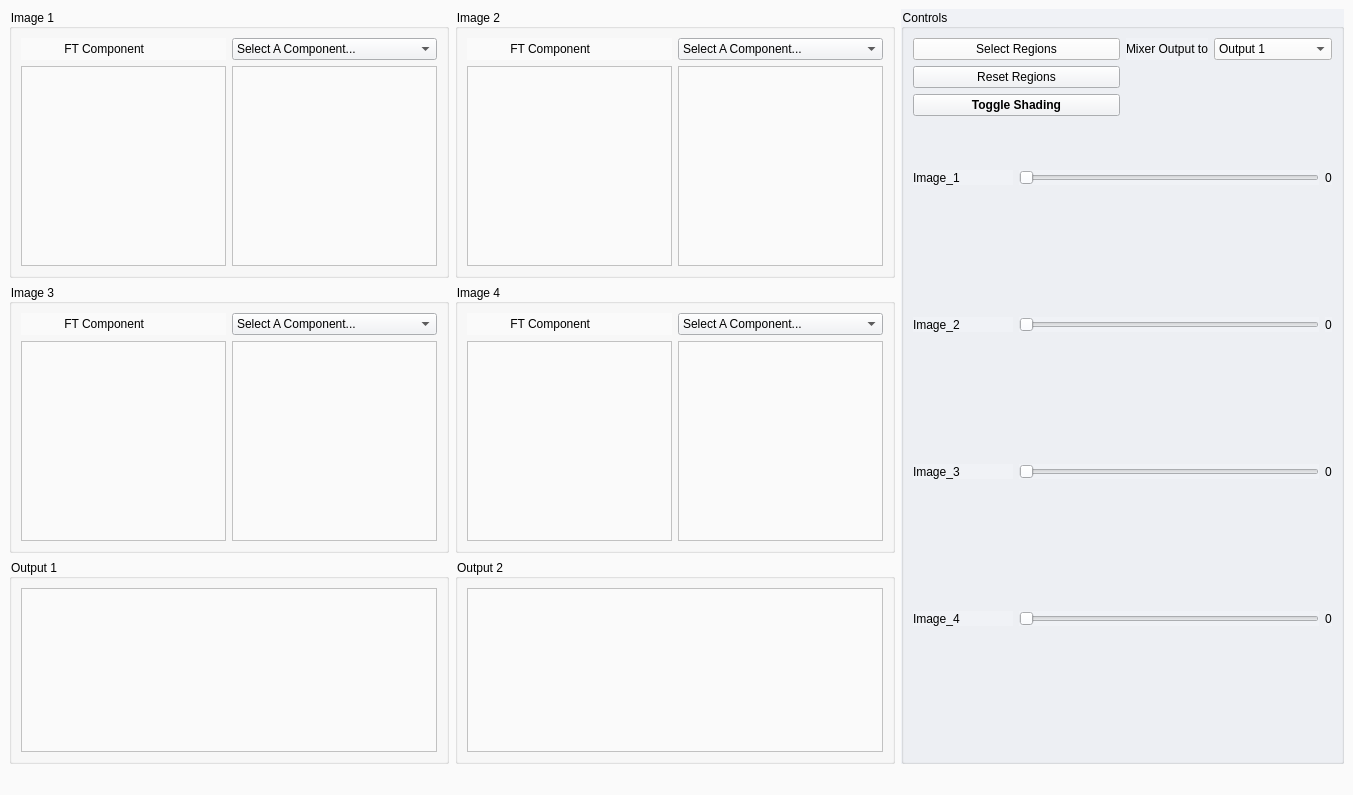
<?xml version="1.0" encoding="UTF-8"?>
<ui version="4.0">
 <class>MainWindow</class>
 <widget class="QMainWindow" name="MainWindow">
  <property name="geometry">
   <rect>
    <x>0</x>
    <y>0</y>
    <width>1353</width>
    <height>795</height>
   </rect>
  </property>
  <property name="windowTitle">
   <string>MainWindow</string>
  </property>
  <property name="styleSheet">
   <string notr="true">background-color: #fafafa;</string>
  </property>
  <widget class="QWidget" name="centralwidget">
   <layout class="QGridLayout" name="gridLayout_14">
    <item row="0" column="0">
     <layout class="QGridLayout" name="gridLayout_11">
      <item row="0" column="0">
       <widget class="QGroupBox" name="groupBox">
        <property name="title">
         <string>Image 1</string>
        </property>
        <layout class="QGridLayout" name="gridLayout_2">
         <item row="0" column="0">
          <layout class="QGridLayout" name="gridLayout">
           <item row="0" column="0">
            <widget class="QLabel" name="label_11">
             <property name="text">
              <string>             FT Component</string>
             </property>
            </widget>
           </item>
           <item row="1" column="0">
            <widget class="QGraphicsView" name="label_img_1">
             <property name="minimumSize">
              <size>
               <width>200</width>
               <height>200</height>
              </size>
             </property>
            </widget>
           </item>
           <item row="1" column="1">
            <widget class="QGraphicsView" name="FT_label_1">
             <property name="minimumSize">
              <size>
               <width>200</width>
               <height>200</height>
              </size>
             </property>
            </widget>
           </item>
           <item row="0" column="1">
            <widget class="QComboBox" name="FT_img1">
             <property name="styleSheet">
              <string notr="true">background-color: #f0f2f6;</string>
             </property>
             <item>
              <property name="text">
               <string>Select A Component...</string>
              </property>
             </item>
             <item>
              <property name="text">
               <string>Magnitude</string>
              </property>
             </item>
             <item>
              <property name="text">
               <string>Phase</string>
              </property>
             </item>
             <item>
              <property name="text">
               <string>Real</string>
              </property>
             </item>
             <item>
              <property name="text">
               <string>Imaginary</string>
              </property>
             </item>
            </widget>
           </item>
          </layout>
         </item>
        </layout>
       </widget>
      </item>
      <item row="1" column="1">
       <widget class="QGroupBox" name="groupBox_2">
        <property name="title">
         <string>Image 4</string>
        </property>
        <layout class="QGridLayout" name="gridLayout_3">
         <item row="0" column="0">
          <layout class="QGridLayout" name="gridLayout_4">
           <item row="1" column="1">
            <widget class="QGraphicsView" name="FT_label_4">
             <property name="minimumSize">
              <size>
               <width>200</width>
               <height>200</height>
              </size>
             </property>
            </widget>
           </item>
           <item row="0" column="0">
            <widget class="QLabel" name="label_14">
             <property name="text">
              <string>             FT Component</string>
             </property>
            </widget>
           </item>
           <item row="1" column="0">
            <widget class="QGraphicsView" name="label_img_4">
             <property name="minimumSize">
              <size>
               <width>200</width>
               <height>200</height>
              </size>
             </property>
            </widget>
           </item>
           <item row="0" column="1">
            <widget class="QComboBox" name="FT_img4">
             <property name="styleSheet">
              <string notr="true">background-color: #f0f2f6;</string>
             </property>
             <item>
              <property name="text">
               <string>Select A Component...</string>
              </property>
             </item>
             <item>
              <property name="text">
               <string>Magnitude</string>
              </property>
             </item>
             <item>
              <property name="text">
               <string>Phase</string>
              </property>
             </item>
             <item>
              <property name="text">
               <string>Real</string>
              </property>
             </item>
             <item>
              <property name="text">
               <string>Imaginary</string>
              </property>
             </item>
            </widget>
           </item>
          </layout>
         </item>
        </layout>
       </widget>
      </item>
      <item row="0" column="1">
       <widget class="QGroupBox" name="groupBox_5">
        <property name="title">
         <string>Image 2</string>
        </property>
        <layout class="QGridLayout" name="gridLayout_5">
         <item row="0" column="0">
          <layout class="QGridLayout" name="gridLayout_6">
           <item row="1" column="1">
            <widget class="QGraphicsView" name="FT_label_2">
             <property name="minimumSize">
              <size>
               <width>200</width>
               <height>200</height>
              </size>
             </property>
            </widget>
           </item>
           <item row="1" column="0">
            <widget class="QGraphicsView" name="label_img_2">
             <property name="minimumSize">
              <size>
               <width>200</width>
               <height>200</height>
              </size>
             </property>
            </widget>
           </item>
           <item row="0" column="0">
            <widget class="QLabel" name="label_13">
             <property name="text">
              <string>             FT Component</string>
             </property>
            </widget>
           </item>
           <item row="0" column="1">
            <widget class="QComboBox" name="FT_img2">
             <property name="styleSheet">
              <string notr="true">background-color: #f0f2f6;</string>
             </property>
             <item>
              <property name="text">
               <string>Select A Component...</string>
              </property>
             </item>
             <item>
              <property name="text">
               <string>Magnitude</string>
              </property>
             </item>
             <item>
              <property name="text">
               <string>Phase</string>
              </property>
             </item>
             <item>
              <property name="text">
               <string>Real</string>
              </property>
             </item>
             <item>
              <property name="text">
               <string>Imaginary</string>
              </property>
             </item>
            </widget>
           </item>
          </layout>
         </item>
        </layout>
       </widget>
      </item>
      <item row="1" column="0">
       <widget class="QGroupBox" name="groupBox_3">
        <property name="title">
         <string>Image 3</string>
        </property>
        <layout class="QGridLayout" name="gridLayout_7">
         <item row="0" column="0">
          <layout class="QGridLayout" name="gridLayout_8">
           <item row="1" column="0">
            <widget class="QGraphicsView" name="label_img_3">
             <property name="minimumSize">
              <size>
               <width>200</width>
               <height>200</height>
              </size>
             </property>
            </widget>
           </item>
           <item row="0" column="0">
            <widget class="QLabel" name="label_12">
             <property name="text">
              <string>             FT Component</string>
             </property>
            </widget>
           </item>
           <item row="1" column="1">
            <widget class="QGraphicsView" name="FT_label_3">
             <property name="minimumSize">
              <size>
               <width>200</width>
               <height>200</height>
              </size>
             </property>
            </widget>
           </item>
           <item row="0" column="1">
            <widget class="QComboBox" name="FT_img3">
             <property name="styleSheet">
              <string notr="true">background-color: #f0f2f6;</string>
             </property>
             <item>
              <property name="text">
               <string>Select A Component...</string>
              </property>
             </item>
             <item>
              <property name="text">
               <string>Magnitude</string>
              </property>
             </item>
             <item>
              <property name="text">
               <string>Phase</string>
              </property>
             </item>
             <item>
              <property name="text">
               <string>Real</string>
              </property>
             </item>
             <item>
              <property name="text">
               <string>Imaginary</string>
              </property>
             </item>
            </widget>
           </item>
          </layout>
         </item>
        </layout>
       </widget>
      </item>
     </layout>
    </item>
    <item row="0" column="1" rowspan="2">
     <widget class="QGroupBox" name="groupBox_8">
      <property name="minimumSize">
       <size>
        <width>0</width>
        <height>0</height>
       </size>
      </property>
      <property name="maximumSize">
       <size>
        <width>500</width>
        <height>1000</height>
       </size>
      </property>
      <property name="styleSheet">
       <string notr="true">background-color: #f0f2f6;</string>
      </property>
      <property name="title">
       <string>Controls</string>
      </property>
      <layout class="QGridLayout" name="gridLayout_16">
       <item row="0" column="0" colspan="2">
        <layout class="QGridLayout" name="gridLayout_15">
         <item row="3" column="0">
          <spacer name="verticalSpacer_5">
           <property name="orientation">
            <enum>Qt::Vertical</enum>
           </property>
           <property name="sizeHint" stdset="0">
            <size>
             <width>20</width>
             <height>40</height>
            </size>
           </property>
          </spacer>
         </item>
         <item row="1" column="0">
          <widget class="QPushButton" name="reset_region_button">
           <property name="text">
            <string>Reset Regions</string>
           </property>
          </widget>
         </item>
         <item row="0" column="0">
          <widget class="QPushButton" name="rectangle_region_button">
           <property name="minimumSize">
            <size>
             <width>50</width>
             <height>0</height>
            </size>
           </property>
           <property name="maximumSize">
            <size>
             <width>6000</width>
             <height>16777215</height>
            </size>
           </property>
           <property name="styleSheet">
            <string notr="true">background-color: #fafafa;</string>
           </property>
           <property name="text">
            <string>Select Regions</string>
           </property>
          </widget>
         </item>
         <item row="0" column="1">
          <layout class="QFormLayout" name="formLayout_4">
           <item row="0" column="0">
            <widget class="QLabel" name="label_15">
             <property name="minimumSize">
              <size>
               <width>0</width>
               <height>0</height>
              </size>
             </property>
             <property name="maximumSize">
              <size>
               <width>6000</width>
               <height>16777215</height>
              </size>
             </property>
             <property name="text">
              <string>Mixer Output to</string>
             </property>
            </widget>
           </item>
           <item row="0" column="1">
            <widget class="QComboBox" name="choose_output">
             <property name="minimumSize">
              <size>
               <width>0</width>
               <height>0</height>
              </size>
             </property>
             <property name="maximumSize">
              <size>
               <width>6000</width>
               <height>16777215</height>
              </size>
             </property>
             <property name="styleSheet">
              <string notr="true">background-color: #fafafa;</string>
             </property>
             <item>
              <property name="text">
               <string>Output 1</string>
              </property>
             </item>
             <item>
              <property name="text">
               <string>Output 2</string>
              </property>
             </item>
            </widget>
           </item>
          </layout>
         </item>
         <item row="3" column="1">
          <spacer name="verticalSpacer_6">
           <property name="orientation">
            <enum>Qt::Vertical</enum>
           </property>
           <property name="sizeHint" stdset="0">
            <size>
             <width>20</width>
             <height>40</height>
            </size>
           </property>
          </spacer>
         </item>
         <item row="2" column="0">
          <widget class="QPushButton" name="toggle_shading_button">
           <property name="font">
            <font>
             <weight>75</weight>
             <bold>true</bold>
             <underline>false</underline>
            </font>
           </property>
           <property name="autoFillBackground">
            <bool>false</bool>
           </property>
           <property name="text">
            <string>Toggle Shading</string>
           </property>
           <property name="flat">
            <bool>false</bool>
           </property>
          </widget>
         </item>
        </layout>
       </item>
       <item row="2" column="1">
        <spacer name="verticalSpacer">
         <property name="orientation">
          <enum>Qt::Vertical</enum>
         </property>
         <property name="sizeHint" stdset="0">
          <size>
           <width>20</width>
           <height>40</height>
          </size>
         </property>
        </spacer>
       </item>
       <item row="6" column="1">
        <spacer name="verticalSpacer_3">
         <property name="orientation">
          <enum>Qt::Vertical</enum>
         </property>
         <property name="sizeHint" stdset="0">
          <size>
           <width>20</width>
           <height>40</height>
          </size>
         </property>
        </spacer>
       </item>
       <item row="3" column="0" colspan="2">
        <layout class="QFormLayout" name="formLayout_6">
         <item row="0" column="0">
          <widget class="QLabel" name="Image2">
           <property name="minimumSize">
            <size>
             <width>100</width>
             <height>0</height>
            </size>
           </property>
           <property name="text">
            <string>Image_2</string>
           </property>
          </widget>
         </item>
         <item row="0" column="1">
          <layout class="QFormLayout" name="formLayout_9">
           <item row="0" column="0">
            <widget class="QSlider" name="ft_img_slider2">
             <property name="minimumSize">
              <size>
               <width>300</width>
               <height>0</height>
              </size>
             </property>
             <property name="orientation">
              <enum>Qt::Horizontal</enum>
             </property>
            </widget>
           </item>
           <item row="0" column="1">
            <widget class="QLabel" name="Image_weight2">
             <property name="text">
              <string>0</string>
             </property>
            </widget>
           </item>
          </layout>
         </item>
        </layout>
       </item>
       <item row="9" column="1">
        <spacer name="verticalSpacer_4">
         <property name="orientation">
          <enum>Qt::Vertical</enum>
         </property>
         <property name="sizeHint" stdset="0">
          <size>
           <width>20</width>
           <height>40</height>
          </size>
         </property>
        </spacer>
       </item>
       <item row="7" column="0" colspan="2">
        <layout class="QFormLayout" name="formLayout_8">
         <item row="0" column="0">
          <widget class="QLabel" name="Image4">
           <property name="minimumSize">
            <size>
             <width>100</width>
             <height>0</height>
            </size>
           </property>
           <property name="text">
            <string>Image_4</string>
           </property>
          </widget>
         </item>
         <item row="0" column="1">
          <layout class="QFormLayout" name="formLayout_3">
           <item row="0" column="0">
            <widget class="QSlider" name="ft_img_slider4">
             <property name="minimumSize">
              <size>
               <width>300</width>
               <height>0</height>
              </size>
             </property>
             <property name="orientation">
              <enum>Qt::Horizontal</enum>
             </property>
            </widget>
           </item>
           <item row="0" column="1">
            <widget class="QLabel" name="Image_weight4">
             <property name="text">
              <string>0</string>
             </property>
            </widget>
           </item>
          </layout>
         </item>
        </layout>
       </item>
       <item row="5" column="0" colspan="2">
        <layout class="QFormLayout" name="formLayout_7">
         <item row="0" column="0">
          <widget class="QLabel" name="Image3">
           <property name="minimumSize">
            <size>
             <width>100</width>
             <height>0</height>
            </size>
           </property>
           <property name="text">
            <string>Image_3</string>
           </property>
          </widget>
         </item>
         <item row="0" column="1">
          <layout class="QFormLayout" name="formLayout_2">
           <item row="0" column="0">
            <widget class="QSlider" name="ft_img_slider3">
             <property name="minimumSize">
              <size>
               <width>300</width>
               <height>0</height>
              </size>
             </property>
             <property name="orientation">
              <enum>Qt::Horizontal</enum>
             </property>
            </widget>
           </item>
           <item row="0" column="1">
            <widget class="QLabel" name="Image_weight3">
             <property name="text">
              <string>0</string>
             </property>
            </widget>
           </item>
          </layout>
         </item>
        </layout>
       </item>
       <item row="4" column="1">
        <spacer name="verticalSpacer_2">
         <property name="orientation">
          <enum>Qt::Vertical</enum>
         </property>
         <property name="sizeHint" stdset="0">
          <size>
           <width>20</width>
           <height>40</height>
          </size>
         </property>
        </spacer>
       </item>
       <item row="1" column="0" colspan="2">
        <layout class="QFormLayout" name="formLayout_5">
         <item row="0" column="0">
          <widget class="QLabel" name="Image1">
           <property name="minimumSize">
            <size>
             <width>100</width>
             <height>0</height>
            </size>
           </property>
           <property name="text">
            <string>Image_1</string>
           </property>
          </widget>
         </item>
         <item row="0" column="1">
          <layout class="QFormLayout" name="formLayout">
           <item row="0" column="0">
            <widget class="QSlider" name="ft_img_slider1">
             <property name="minimumSize">
              <size>
               <width>300</width>
               <height>0</height>
              </size>
             </property>
             <property name="orientation">
              <enum>Qt::Horizontal</enum>
             </property>
            </widget>
           </item>
           <item row="0" column="1">
            <widget class="QLabel" name="Image_weight1">
             <property name="text">
              <string>0</string>
             </property>
            </widget>
           </item>
          </layout>
         </item>
        </layout>
       </item>
      </layout>
     </widget>
    </item>
    <item row="1" column="0">
     <layout class="QGridLayout" name="gridLayout_13">
      <item row="0" column="0">
       <widget class="QGroupBox" name="groupBox_6">
        <property name="title">
         <string>Output 1</string>
        </property>
        <layout class="QGridLayout" name="gridLayout_9">
         <item row="0" column="0">
          <widget class="QGraphicsView" name="graphicsView_10"/>
         </item>
        </layout>
       </widget>
      </item>
      <item row="0" column="1">
       <widget class="QGroupBox" name="groupBox_7">
        <property name="title">
         <string>Output 2</string>
        </property>
        <layout class="QGridLayout" name="gridLayout_10">
         <item row="0" column="0">
          <widget class="QGraphicsView" name="graphicsView_9"/>
         </item>
        </layout>
       </widget>
      </item>
     </layout>
    </item>
   </layout>
  </widget>
  <widget class="QMenuBar" name="menubar">
   <property name="geometry">
    <rect>
     <x>0</x>
     <y>0</y>
     <width>1353</width>
     <height>21</height>
    </rect>
   </property>
  </widget>
  <widget class="QStatusBar" name="statusbar"/>
 </widget>
 <resources/>
 <connections/>
</ui>
